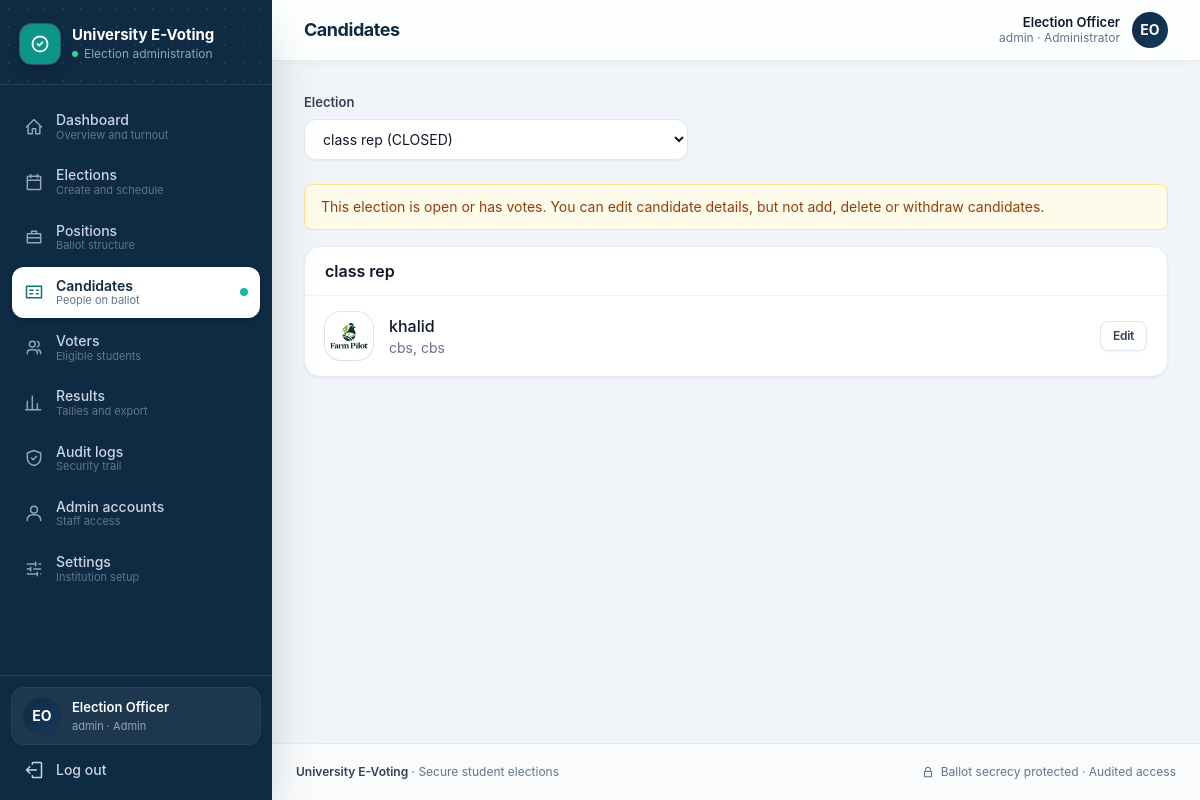
The app's page /admin/candidates.php (signed in) with its own data.
### tables this page shows
CREATE TABLE settings (
        name TEXT PRIMARY KEY,
        val TEXT NOT NULL
    );

CREATE TABLE users (
        id INTEGER PRIMARY KEY AUTOINCREMENT,
        student_id TEXT NOT NULL UNIQUE,
        name TEXT NOT NULL,
        email TEXT,
        department TEXT,
        password TEXT NOT NULL,
        role TEXT NOT NULL DEFAULT 'student' CHECK (role IN ('admin','student')),
        status TEXT NOT NULL DEFAULT 'active' CHECK (status IN ('active','inactive')),
        created_at TEXT NOT NULL
    );

CREATE TABLE positions (
        id INTEGER PRIMARY KEY AUTOINCREMENT,
        election_id INTEGER NOT NULL REFERENCES elections(id) ON DELETE CASCADE,
        name TEXT NOT NULL,
        description TEXT
    );

CREATE TABLE candidates (
        id INTEGER PRIMARY KEY AUTOINCREMENT,
        position_id INTEGER NOT NULL REFERENCES positions(id) ON DELETE CASCADE,
        name TEXT NOT NULL,
        student_id TEXT,
        department TEXT,
        faculty TEXT,
        photo TEXT,
        bio TEXT,
        status TEXT NOT NULL DEFAULT 'active' CHECK (status IN ('active','withdrawn'))
    );

### includes/bootstrap.php (called while the page is built, shortened)
<?php
require_once __DIR__ . '/db.php';
function e($v): string { return htmlspecialchars((string) $v, ENT_QUOTES | ENT_SUBSTITUTE, 'UTF-8'); }
function url(string $path = ''): string { return BASE_URL . '/' . ltrim($path, '/'); }
function setting(string $name, string $default = ''): string
{
    $v = db_val('SELECT val FROM settings WHERE name = ?', [$name]);
    return $v === false ? $default : (string) $v;
}
function current_user(): ?array
{
    static $loaded = false, $user = null;
    if (!$loaded) {
        $loaded = true;
        $user = db_one('SELECT id,student_id,name,email,department,role,status FROM users WHERE id = ?', [$_SESSION['uid']]);
    }
    return $user;
}
function require_login(?string $role = null): array
{
    $u = current_user();
    return $u;
}
    ?><!DOCTYPE html>
</div></body></html><?php
function election_locked(int $eid): bool
{
    $s = db_val('SELECT status FROM elections WHERE id = ?', [$eid]);
    return in_array($s, ['OPEN', 'CLOSED'], true) || (int) db_val('SELECT COUNT(*) FROM ballots WHERE election_id = ?', [$eid]) > 0;
}

### includes/db.php (called while the page is built, shortened)
<?php
function db(): PDO
{
    static $pdo = null;
    if ($pdo instanceof PDO) {
        return $pdo;
    }
    $pdo = new PDO('sqlite:' . DB_PATH, null, null, [
        PDO::ATTR_ERRMODE => PDO::ERRMODE_EXCEPTION,
        PDO::ATTR_DEFAULT_FETCH_MODE => PDO::FETCH_ASSOC,
        PDO::ATTR_EMULATE_PREPARES => false,
    ]);
    $pdo->exec('PRAGMA foreign_keys = ON');
    $pdo->exec('PRAGMA busy_timeout = 5000');
    return $pdo;
}
function db_run(string $sql, array $p = []): PDOStatement
{
    $st = db()->prepare($sql);
    $st->execute($p);
    return $st;
}
function db_all(string $sql, array $p = []): array { return db_run($sql, $p)->fetchAll(); }
function db_one(string $sql, array $p = []): ?array
{
    $r = db_run($sql, $p)->fetch();
    return $r === false ? null : $r;
}
function db_val(string $sql, array $p = []) { return db_run($sql, $p)->fetchColumn(); }

### admin/candidates.php (the view, shortened to what this page needs)
<?php
require __DIR__ . '/../includes/layout.php';
$u = require_login('admin');
$elections = db_all('SELECT id,title,status FROM elections ORDER BY id DESC');
$eid = (int) ($_GET['election'] ?? $_POST['election_id'] ?? ($elections[0]['id'] ?? 0));
$locked = $eid ? election_locked($eid) : false;
$positions = $eid ? db_all('SELECT * FROM positions WHERE election_id = ? ORDER BY id', [$eid]) : [];
layout_start('Candidates', 'candidates');
if (!$elections): ?>
  <div class="card p-8 text-center text-sm text-slate-600">Create an election and its positions before adding candidates.</div>
<?php else: ?>
  <form method="get" class="mb-6 max-w-sm">
    <label class="label" for="election">Election</label>
    <select class="input" id="election" name="election" data-autosubmit>
      <?php foreach ($elections as $x): ?><option value="<?= (int) $x['id'] ?>" <?= (int) $x['id'] === $eid ? 'selected' : '' ?>><?= e($x['title']) ?> (<?= e($x['status']) ?>)</option><?php endforeach; ?>
    </select>
  </form>
  <?php if ($locked): ?><div class="mb-4 rounded-lg border border-amber-200 bg-amber-50 px-4 py-3 text-sm text-amber-800">This election is open or has votes. You can edit candidate details, but not add, delete or withdraw candidates.</div><?php endif; ?>
  <div class="grid gap-6 xl:grid-cols-3">
    <div class="space-y-6 xl:col-span-2">
      <?php foreach ($positions as $p):
          $cands = db_all('SELECT * FROM candidates WHERE position_id = ? ORDER BY name', [$p['id']]); ?>
        <section class="card">
          <h2 class="border-b border-slate-100 px-5 py-3 font-semibold text-slate-900"><?= e($p['name']) ?></h2>
          <ul class="divide-y divide-slate-100">
            <?php foreach ($cands as $c): ?>
              <li class="flex flex-wrap items-center gap-4 px-5 py-4">
                <?= avatar($c['name'], $c['photo'], 'h-12 w-12') ?>
                <div class="min-w-0 flex-1">
                  <p class="font-medium text-slate-900"><?= e($c['name']) ?> <?= $c['status'] === 'withdrawn' ? status_badge('withdrawn') : '' ?></p>
                  <p class="text-sm text-slate-500"><?= e(trim(($c['department'] ?? '') . ($c['faculty'] ? ', ' . $c['faculty'] : ''), ', ')) ?></p>
                </div>
                <div class="flex gap-2">
                  <a class="btn btn-outline btn-sm" href="?election=<?= $eid ?>&edit=<?= (int) $c['id'] ?>">Edit</a>
                </div>
              </li>
            <?php endforeach; ?>
          </ul>
        </section>
      <?php endforeach; ?>
    </div>
  </div>
<?php endif;
layout_end();

### includes/layout.php (shortened to what this page needs)
<?php
require_once __DIR__ . '/bootstrap.php';
function icon(string $n, string $c = 'h-5 w-5'): string
{
    static $p = [
        'home' => 'M3 12l9-9 9 9M5 10v10h5v-6h4v6h5V10',
        'calendar' => 'M8 3v4m8-4v4M4 10h16M5 5h14a1 1 0 011 1v14a1 1 0 01-1 1H5a1 1 0 01-1-1V6a1 1 0 011-1z',
        'briefcase' => 'M4 8h16v11H4zM9 8V5h6v3M4 13h16',
        'id' => 'M3 5h18v14H3zM7 10h4M7 14h3M15 10h2M15 14h2',
        'users' => 'M16 19v-1a4 4 0 00-4-4H8a4 4 0 00-4 4v1M10 11a3.5 3.5 0 100-7 3.5 3.5 0 000 7zM20 19v-1a4 4 0 00-3-3.9M16 4.2a3.5 3.5 0 010 6.6',
        'user' => 'M12 12a4 4 0 100-8 4 4 0 000 8zM4 21v-1a6 6 0 016-6h4a6 6 0 016 6v1',
        'chart' => 'M4 20V10m6 10V4m6 16v-7m4 7H2',
        'shield' => 'M12 3l8 3v6c0 5-3.5 8-8 9-4.5-1-8-4-8-9V6l8-3zM9 12l2 2 4-4',
        'cog' => 'M4 6h10M18 6h2M4 12h4M12 12h8M4 18h12M20 18h0M14 4v4M8 10v4M16 16v4',
        'logout' => 'M15 12H3m0 0l4-4m-4 4l4 4M10 5V4a1 1 0 011-1h9a1 1 0 011 1v16a1 1 0 01-1 1h-9a1 1 0 01-1-1v-1',
        'check' => 'M9 12l2 2 4-4M21 12a9 9 0 11-18 0 9 9 0 0118 0z',
        'lock' => 'M6 11h12v9H6zM8 11V8a4 4 0 118 0v3',
        'menu' => 'M4 6h16M4 12h16M4 18h16',
        'vote' => 'M9 12l2 2 4-4m-8 8h10a2 2 0 002-2V6a2 2 0 00-2-2H7a2 2 0 00-2 2v12a2 2 0 002 2z',
        'spark' => 'M12 3l1.9 4.6L18.5 9.5l-4.6 1.9L12 16l-1.9-4.6L5.5 9.5l4.6-1.9L12 3zM19 15l.9 2.1L22 18l-2.1.9L19 21l-.9-2.1L16 18l2.1-.9L19 15z',
        'clock' => 'M12 21a9 9 0 100-18 9 9 0 000 18zM12 7v5l3 2',
        'alert' => 'M12 9v4m0 4h.01M10.3 3.9L1.8 18a2 2 0 001.7 3h17a2 2 0 001.7-3L13.7 3.9a2 2 0 00-3.4 0z',
        'info' => 'M12 22a10 10 0 100-20 10 10 0 000 20zM12 16v-4m0-4h.01',
    ];
    return '<svg class="' . $c . '" fill="none" viewBox="0 0 24 24" stroke="currentColor" stroke-width="1.8" stroke-linecap="round" stroke-linejoin="round" aria-hidden="true"><path d="' . ($p[$n] ?? '') . '"/></svg>';
}
function nav_items(string $role): array
{
    if ($role === 'admin') {
        return [
            ['admin/dashboard.php', 'Dashboard', 'home', 'dashboard', 'Overview and turnout'],
            ['admin/elections.php', 'Elections', 'calendar', 'elections', 'Create and schedule'],
            ['admin/positions.php', 'Positions', 'briefcase', 'positions', 'Ballot structure'],
            ['admin/candidates.php', 'Candidates', 'id', 'candidates', 'People on ballot'],
            ['admin/voters.php', 'Voters', 'users', 'voters', 'Eligible students'],
            ['admin/results.php', 'Results', 'chart', 'results', 'Tallies and export'],
            ['admin/audit-logs.php', 'Audit logs', 'shield', 'audit', 'Security trail'],
            ['admin/users.php', 'Admin accounts', 'user', 'users', 'Staff access'],
            ['admin/settings.php', 'Settings', 'cog', 'settings', 'Institution setup'],
        ];
    }
    return [
        ['student/dashboard.php', 'Dashboard', 'home', 'dashboard', 'Your voting home'],
        ['student/election.php', 'Elections', 'vote', 'elections', 'Browse and vote'],
        ['student/results.php', 'Results', 'chart', 'results', 'Published tallies'],
        ['student/profile.php', 'Profile', 'user', 'profile', 'Account and password'],
    ];
}
function avatar(string $name, ?string $photo, string $size = 'h-12 w-12'): string
{
    if ($photo) {
        return '<img src="' . e(url('uploads/' . $photo)) . '" alt="" loading="lazy" class="' . $size . ' shrink-0 rounded-2xl object-cover ring-1 ring-slate-900/10 shadow-sm">';
    }
    $ini = '';
    foreach (array_slice(preg_split('/\s+/', trim($name)), 0, 2) as $w) {
        $ini .= strtoupper(substr($w, 0, 1));
    }
    return '<span class="' . $size . ' inline-flex shrink-0 items-center justify-center rounded-2xl bg-gradient-to-br from-navy to-navy-light text-sm font-bold text-white shadow-sm ring-1 ring-navy-dark/20">' . e($ini ?: '•') . '</span>';
}
function layout_start(string $title, string $active = '', string $subtitle = ''): void
{
    $u = current_user();
    $inst = setting('institution_name', 'University E-Voting');
    $items = $u ? nav_items($u['role']) : [];
    ?><!DOCTYPE html>
<html lang="en" class="h-full">
<head>
<link rel="stylesheet" href="<?= e(url('assets/css/app.css')) ?>">
</head>
<body class="h-full font-sans text-slate-800 antialiased">
<div class="min-h-full lg:flex">
  <aside id="sidebar" class="fixed inset-y-0 left-0 z-40 flex w-[17rem] -translate-x-full flex-col bg-navy text-slate-300 shadow-2xl transition-transform duration-200 print:hidden lg:sticky lg:top-0 lg:h-screen lg:translate-x-0 lg:shrink-0">
    <div class="relative overflow-hidden border-b border-white/10 px-5 pb-5 pt-6">
      <div class="bg-dots-white pointer-events-none absolute inset-0 opacity-40"></div>
      <div class="relative flex items-center gap-3">
        <span class="flex h-10 w-10 items-center justify-center rounded-xl bg-teal-600 text-white shadow-lg ring-1 ring-white/20">
          <svg class="h-5 w-5" fill="none" viewBox="0 0 24 24" stroke="currentColor" stroke-width="2.2" stroke-linecap="round" stroke-linejoin="round"><path d="M9 12l2 2 4-4M21 12a9 9 0 11-18 0 9 9 0 0118 0z"/></svg>
        </span>
        <div class="min-w-0">
          <p class="truncate text-[15px] font-bold leading-tight text-white"><?= e($inst) ?></p>
          <p class="mt-0.5 flex items-center gap-1.5 text-xs text-slate-400"><span class="inline-block h-1.5 w-1.5 rounded-full bg-emerald-400"></span><?= $u && $u['role'] === 'admin' ? 'Election administration' : 'Student voting portal' ?></p>
        </div>
      </div>
    </div>
    <nav class="flex-1 space-y-1 overflow-y-auto px-3 py-4" aria-label="Primary">
      <?php foreach ($items as [$href, $label, $ic, $key, $desc]): $on = $active === $key; ?>
        <a href="<?= e(url($href)) ?>" class="group flex items-center gap-3 rounded-xl px-3 py-2.5 text-sm transition-all <?= $on ? 'bg-white font-semibold text-navy shadow-md' : 'font-medium text-slate-300 hover:bg-white/[.07] hover:text-white' ?>" <?= $on ? 'aria-current="page"' : '' ?>>
          <span class="<?= $on ? 'text-teal-700' : 'text-slate-400 group-hover:text-slate-200' ?>"><?= icon($ic) ?></span>
          <span class="min-w-0 flex-1 leading-tight"><?= e($label) ?><span class="block text-[11px] font-normal <?= $on ? 'text-slate-500' : 'text-slate-500 group-hover:text-slate-400' ?>"><?= e($desc) ?></span></span>
          <?php if ($on): ?><span class="h-2 w-2 shrink-0 rounded-full bg-teal-500"></span><?php endif; ?>
        </a>
      <?php endforeach; ?>
    </nav>
    <?php if ($u): ?>
    <div class="border-t border-white/10 p-3">
      <div class="mb-2 flex items-center gap-3 rounded-xl bg-white/[.06] px-3 py-2.5 ring-1 ring-white/10">
        <?= avatar($u['name'], null, 'h-9 w-9 !rounded-full') ?>
        <div class="min-w-0 flex-1">
          <p class="truncate text-[13px] font-semibold text-white"><?= e($u['name']) ?></p>
          <p class="truncate text-[11px] text-slate-400"><?= e($u['student_id']) ?> · <?= $u['role'] === 'admin' ? 'Admin' : 'Student' ?></p>
        </div>
      </div>
      <form method="post" action="<?= e(url('logout.php')) ?>">
        <button type="submit" class="flex w-full items-center gap-3 rounded-xl px-3 py-2 text-sm font-medium text-slate-300 transition hover:bg-white/[.07] hover:text-white"><?= icon('logout') ?>Log out</button>
      </form>
    </div>
    <?php endif; ?>
  </aside>
  <div class="flex min-w-0 flex-1 flex-col">
    <header class="sticky top-0 z-20 border-b border-slate-200/80 bg-white/85 px-4 py-3 shadow-[0_1px_12px_-6px_rgb(15_42_67/.15)] backdrop-blur-md print:hidden sm:px-6 lg:px-8">
      <div class="mx-auto flex w-full max-w-6xl items-center gap-3">
        <div class="min-w-0">
          <h1 class="truncate text-[17px] font-bold tracking-tight text-navy sm:text-lg"><?= e($title) ?></h1>
        </div>
        <?php if ($u): ?>
          <div class="ml-auto flex items-center gap-3">
            <div class="hidden text-right sm:block">
              <p class="text-[13px] font-semibold leading-tight text-slate-900"><?= e($u['name']) ?></p>
              <p class="text-xs text-slate-500"><?= e($u['student_id']) ?> · <?= $u['role'] === 'admin' ? 'Administrator' : 'Student' ?></p>
            </div>
            <?= avatar($u['name'], null, 'h-9 w-9 !rounded-full ring-2 ring-white shadow') ?>
          </div>
        <?php endif; ?>
      </div>
    </header>
    <main class="mx-auto w-full max-w-6xl flex-1 p-4 sm:p-6 lg:p-8">
<?php
}
function layout_end(): void
{
    ?>
    </main>
    <footer class="border-t border-slate-200/80 bg-white/60 px-6 py-5 print:hidden">
      <div class="mx-auto flex w-full max-w-6xl flex-col items-center justify-between gap-2 text-xs text-slate-500 sm:flex-row">
        <p><span class="font-semibold text-slate-700"><?= e(setting('institution_name', 'University E-Voting')) ?></span> · Secure student elections</p>
        <p class="flex items-center gap-1.5"><?= icon('lock', 'h-3.5 w-3.5') ?> Ballot secrecy protected · Audited access</p>
      </div>
    </footer>
  </div>
</div>
</body>
</html>
<?php
}

### records on screen
settings: val "University E-Voting"
users: name "Election Officer", student "admin"
positions: name "class rep"
candidates: photo (picture), name "khalid", department+faculty "cbs, cbs"

### other values on screen
$label "Dashboard"
$desc "Overview and turnout"
$label "Elections"
$desc "Create and schedule"
$label "Positions"
$desc "Ballot structure"
$label "Candidates"
$desc "People on ballot"
$label "Voters"
$desc "Eligible students"
$label "Results"
$desc "Tallies and export"
$label "Audit logs"
$desc "Security trail"
$label "Admin accounts"
